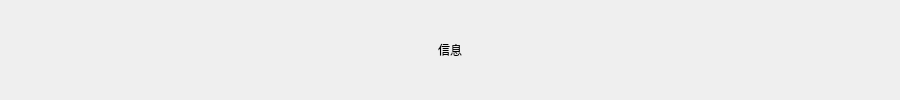
<?xml version="1.0" encoding="UTF-8"?>
<ui version="4.0">
 <class>Tool_Info</class>
 <widget class="QWidget" name="Tool_Info">
  <property name="geometry">
   <rect>
    <x>0</x>
    <y>0</y>
    <width>900</width>
    <height>100</height>
   </rect>
  </property>
  <property name="windowTitle">
   <string>Form</string>
  </property>
  <widget class="QLabel" name="lb_Info">
   <property name="geometry">
    <rect>
     <x>0</x>
     <y>0</y>
     <width>900</width>
     <height>100</height>
    </rect>
   </property>
   <property name="text">
    <string>信息</string>
   </property>
   <property name="alignment">
    <set>Qt::AlignCenter</set>
   </property>
  </widget>
  <widget class="QLabel" name="background">
   <property name="geometry">
    <rect>
     <x>0</x>
     <y>0</y>
     <width>900</width>
     <height>101</height>
    </rect>
   </property>
   <property name="text">
    <string/>
   </property>
  </widget>
  <zorder>background</zorder>
  <zorder>lb_Info</zorder>
 </widget>
 <resources/>
 <connections/>
</ui>
